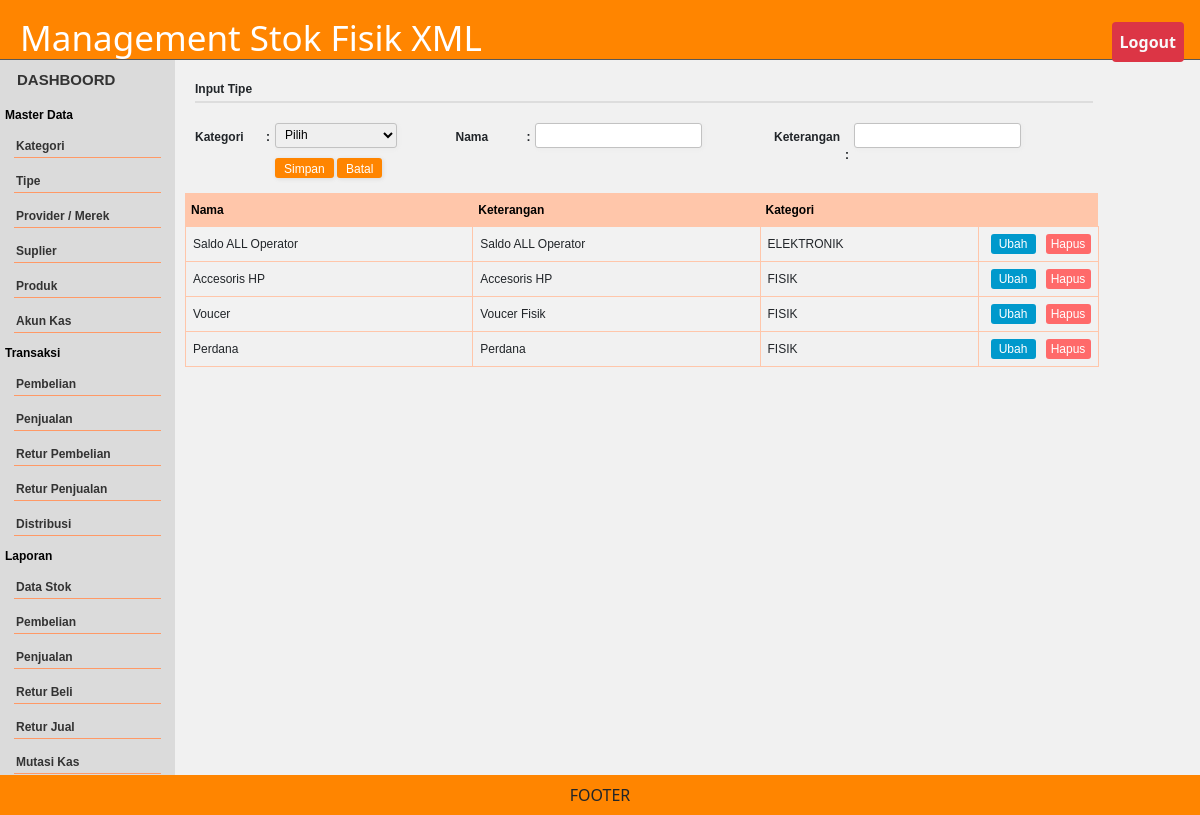
Page /baru/index.php?h=tipe (signed in) on the committed database.
### tables this page shows
CREATE TABLE IF NOT EXISTS `tipe` (
  `id` int(11) NOT NULL auto_increment,
  `kategori` varchar(20) default NULL,
  `nama` varchar(100) default NULL,
  `keterangan` varchar(100) default NULL,
  PRIMARY KEY  (`id`)
);

### baru/tipe.php (the view, shortened to what this page needs)
<?php
$btn="Simpan";
?>
<div class="form-style-2">
<div class="form-style-2-heading">Input Tipe</div>
<form action="" method="post">
<table width="100%" border="0" cellspacing="0" cellpadding="0"  id="tabel_input">
  <tr>
    <td  >
    	<label for="field2">
        	<span>Kategori <span class="required">:</span> </span>
            <select name="kategori" id="kategori" class="select-field">
  				<option value="">Pilih</option>
			</select>
       	</label>
 	</td>
    <td><label for="field2"><span>Nama<span class="required">:</span></span>
      <input type="text" class="input-field" name="nama" value="<?php echo $set[nama];?>" />
    </label></td>
    <td><label for="field2"><span>Keterangan <span class="required">:</span></span>
      <input type="text" class="input-field" name="keterangan" value="<?php echo $set[keterangan];?>" />
    </label></td>
  </tr>
  <tr>
    <td colspan="4"><label><span></span><input type="submit" value="<?php echo $btn;?>" name="Simpan_Tipe" />
    <input type="button" value="Batal" name="Batal" onclick="window.location='?h=<?php echo $_GET[h];?>'" />  </label>
    </td>
    </tr>
</table>
</form>
</div>
<table id="tabel">
  <tr>
  	<th>Nama</th>
   	<th>Keterangan</th>
    <th>Kategori</th>
    <th>&nbsp;</th>
  </tr>
<?php
$query = "SELECT * FROM   tipe  ";
$rs = mysql_query($query);
	while ($r = mysql_fetch_object($rs)) {
		echo "<tr valign='top'>
		<td>$r->nama</td>
		<td>$r->keterangan</td>
		<td>$r->kategori</td>
		<td class='options-width'> <a href='?h=$_GET[h]&id=$r->id&act=edittipe'><button class='button edit'>Ubah</button></a><a href='?h=$_GET[h]&id=$r->id&act=haptipe'><button class='button hapus'>Hapus</button></a></td>
		</tr>  ";
	}
?>
</table>
 </div>

### baru/css.css (style rules this page uses)
* { padding: 0; margin: 0; box-sizing: border-box; }
body { background: #f1f1f1; }
.hapus { width: 30px; height: 20px; background-color:#09F; border: none; color: white; border-radius: 3px; cursor: pointer; }
.edit { width: 30px; height: 30px; background: #0808BDFF; border: none; color: white; margin-left: 5px; border-radius: 3px; cursor: pointer; }

### baru/tabel.css (style rules this page uses)
#tabel { font-family: arial; font-size: 12px; border-collapse: collapse; width: 100%; }
#tabel td, #tabel th { border: 1px solid #FFC6AA; padding: 7px; vertical-align:middle; }
#tabel th { font-weight: bold; border-right:#FFF; padding: 5px; }
#tabel tr:nth-child(even) { background-color: #f2f2f2; }
#tabel th { padding-top: 7px; padding-bottom: 7px; background-color:#FFC6AA; color:#000; }
#tabel td.options-width { width:120px; font-weight: bold; border-right:#FFF; padding: 7px; border-right: 1px solid #FFC6AA; text-align:center; vertical-align:middle; }
.button.edit { background-color: #0099CC; border-radius: 3px; color: white; height:20px; width:45px; }
.button.hapus { background-color:#FF6A6A; border-radius: 3px; color: white; height:20px; margin-left:10px; width:45px; }

### baru/form.css (style rules this page uses)
.form-style-2 { padding: 10px 6px 5px 10px; font-family: arial; font-size: 12px; }
.form-style-2-heading { font-weight: bold; border-bottom: 2px solid #ddd; margin-bottom: 20px; font-family: arial; font-size: 12px; padding-bottom: 3px; }
.form-style-2 label { display: block; margin: 0px 0px 10px 0px; vertical-align:middle; }
.form-style-2 label > span { width: 80px; font-weight: bold; font-family: arial; font-size: 12px; float: left; padding-right: 5px; height:25px; margin-top:5px; vertical-align:middle; }
.form-style-2 span.required { float:right; height:25px; vertical-align:middle; margin-left:10px; }
.form-style-2 input.input-field, .form-style-2 .tel-number-field, .form-style-2 .textarea-field, .form-style-2 .select-field { box-sizing: border-box; -webkit-box-sizing: border-box; -moz-box-sizing: border-box; border: 1px solid #C2C2C2; box-shadow: 1px 1px 4px #EBEBEB; -moz-box-shadow: 1px 1px 4px #EBEBEB; -webkit-box-shadow: 1px 1px 4px #EBEBEB; border-radius: 3px; -webkit-border-radius: 3px; -moz-border-radius: 3px; padding: 5px; outline: none; height:25px; padding-top:3px; }
.form-style-2 input[type=submit], .form-style-2 input[type=button] { border: none; padding: 2px 9px 2px 9px; background: #FF8500; height:20px; color: #fff; box-shadow: 1px 1px 4px #DADADA; -moz-box-shadow: 1px 1px 4px #DADADA; -webkit-box-shadow: 1px 1px 4px #DADADA; border-radius: 3px; -webkit-border-radius: 3px; -moz-border-radius: 3px; cursor: pointer; }

### rows in the picture
tipe: nama "Saldo ALL Operator", keterangan "Saldo ALL Operator", kategori "ELEKTRONIK"
tipe: nama "Accesoris HP", keterangan "Accesoris HP", kategori "FISIK"
tipe: nama "Voucer", keterangan "Voucer Fisik", kategori "FISIK"
tipe: nama "Perdana", keterangan "Perdana", kategori "FISIK"
